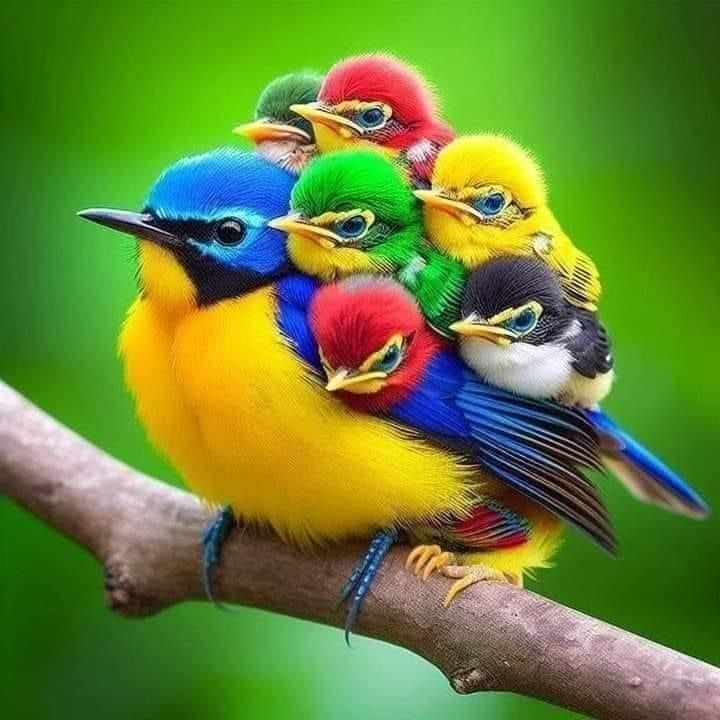
#> input picture TP 1/work_files/aves.jpg, 720 x 720 px, found by its file name
$ python 'Ejercicio 12.py'
#> lines starting #> are read from the running program, lines starting #| are printed output that depends on the picture
#> further down, imagen is the input picture: PIL image 720x720 RGB; mean R, G, B 103.4, 132.3, 53.7
from PIL import Image
import numpy as np

# Función para agregar ruido impulsivo (sal y pimienta)
def agregar_ruido_sal_pimienta(imagen, densidad):
    # Convertir la imagen a un arreglo NumPy
#> called with densidad = 0.1
    imagen_array = np.array(imagen)

    # Crear una máscara aleatoria para aplicar el ruido
    mascara = np.random.rand(*imagen_array.shape[:2])

    # Aplicar "sal" (píxeles blancos)
    imagen_array[mascara < (densidad / 2)] = 255  # Sal

    # Aplicar "pimienta" (píxeles negros)
    imagen_array[(mascara >= (densidad / 2)) & (mascara < densidad)] = 0  # Pimienta
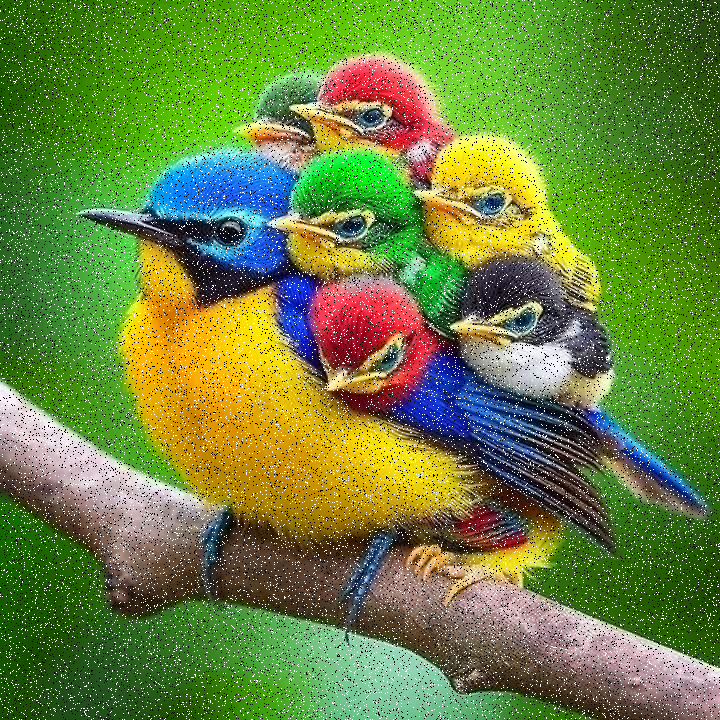
#> imagen_array: shape (720, 720, 3); mean R, G, B 105.8, 131.7, 61.1

    # Convertir el arreglo de vuelta a una imagen
    return Image.fromarray(imagen_array)

# Función para combinar la imagen original y la imagen con ruido en un solo archivo
def combinar_imagenes(imagen_original, imagen_ruido):
    ancho, alto = imagen_original.size
#> ancho = 720; alto = 720

    # Crear una nueva imagen con el doble de ancho para colocar ambas imágenes lado a lado
    imagen_combinada = Image.new("RGB", (ancho * 2, alto))
#> imagen_combinada: PIL image 1440x720 RGB; every value is 0

    # Pegar ambas imágenes en la imagen combinada
    imagen_combinada.paste(imagen_original, (0, 0))
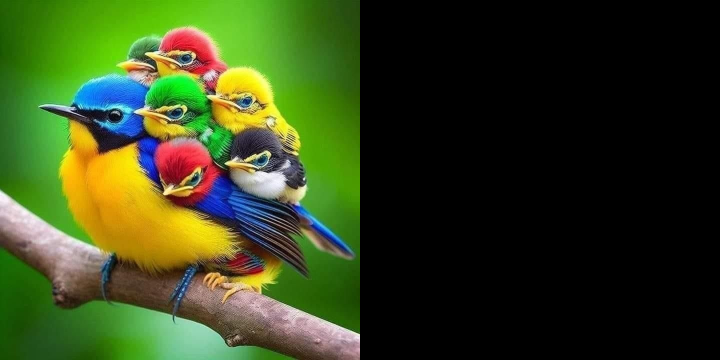
#> imagen_combinada: PIL image 1440x720 RGB (shown at 1/2 size); mean R, G, B 51.7, 66.2, 26.9
    imagen_combinada.paste(imagen_ruido, (ancho, 0))
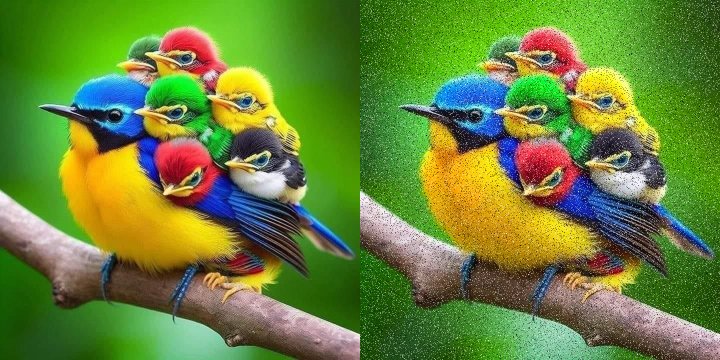
#> imagen_combinada: PIL image 1440x720 RGB (shown at 1/2 size); mean R, G, B 104.6, 132, 57.4

    return imagen_combinada

# Ejemplo de uso
if __name__ == "__main__":
    ruta_imagen = r"C:\Users\digni\OneDrive\Desktop\tp1\aves.jpg"
    imagen = Image.open(ruta_imagen).convert("RGB")

    # Parámetros de ruido
    densidad = 0.1  # Densidad de ruido entre 0 y 1 (por ejemplo, 0.1 para 10% de píxeles afectados)

    # Generar imagen con ruido de sal y pimienta
    imagen_ruido_sal_pimienta = agregar_ruido_sal_pimienta(imagen, densidad)

    # Combinar la imagen original y la imagen con ruido
    imagen_combinada = combinar_imagenes(imagen, imagen_ruido_sal_pimienta)

    # Mostrar y guardar la imagen combinada
    imagen_combinada.show()
    imagen_combinada.save("imagen_original_y_con_ruido_sal_pimienta.jpg")
